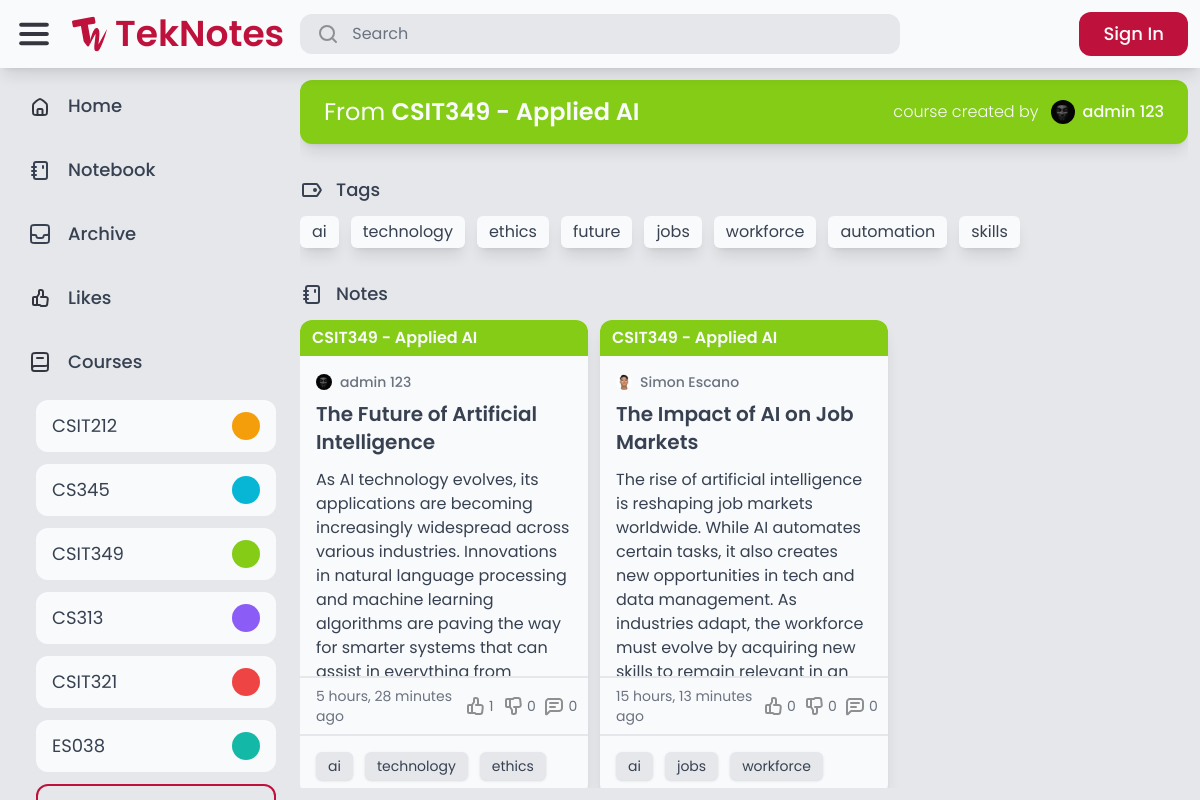
The page /search/course_3/ on the database its author committed.
### course/models.py (models this page shows)
class Course(models.Model):
    COLORS = [
        ('red-500', 'Red'),
        ('orange-500', 'Orange'),
        ('amber-500', 'Amber'),
        ('lime-500', 'Lime'),
        ('green-500', 'Green'),
        ('emerald-500', 'Emerald'),
        ('teal-500', 'Teal'),
        ('cyan-500', 'Cyan'),
        ('blue-500', 'Blue'),
        ('indigo-500', 'Indigo'),
        ('violet-500', 'Violet'),
        ('purple-500', 'Purple'),
        ('fuchsia-500', 'Fuschia'),
        ('pink-500', 'Pink'),
    ]
    code = models.CharField(max_length=20)
    description = models.CharField(max_length=255)
    color = models.CharField(max_length=20, choices=COLORS, default='gray-500')
    created_by = models.ForeignKey(User, related_name='courses', on_delete=models.CASCADE)
    def __str__(self):
        return f'{self.code} - {self.description}'

### authentication/models.py (models this page shows, shortened)
class Profile(models.Model):
    user = models.OneToOneField(User, on_delete=models.CASCADE)
    bio = models.TextField(max_length=500, default='No bio yet.')
    avatar = models.ImageField(default="avatars/default.jpg", upload_to="avatars")
    location = models.CharField(max_length=30, blank=True)

### tags/models.py (models this page shows)
class Tag(models.Model):
    name = models.CharField(max_length=50, unique=True)
    def __str__(self):
        return self.name

### notes/models.py (models this page shows, shortened)
class Note(models.Model):
    title = models.CharField(max_length=255)
    content = models.TextField(max_length=255, blank=True)
    course = models.ForeignKey(Course, null=True, blank=True, on_delete=models.SET_NULL)
    created_by = models.ForeignKey(User, related_name='notes', on_delete=models.CASCADE)
    created_at = models.DateTimeField(auto_now_add=True)
    modified_at = models.DateTimeField(auto_now=True)
    tags = models.ManyToManyField(Tag, related_name='notes', blank=True)
    is_archived = models.BooleanField(default=False)
    is_private = models.BooleanField(default=False)

### advanced_search/views.py (the view)
# urls.py: path('course_<int:course_id>/', views.search_by_course, name="search_by_course"),
def search_by_course(request, course_id):
    course = Course.objects.get(id=course_id)
    notes = Note.objects.filter(course=course)
    tags = Tag.objects.filter(notes__in=notes).distinct()
    return render(request, 'advanced_search/search_results.html', {
        'notes': notes,
        'tags': tags,
        'title': course.code,
        'course': course,
    })

### core/context_processors.py (called while the page is built)
def courses_list(request):
    return {
        'your_courses': Course.objects.all().distinct()
    }

### advanced_search/templates/advanced_search/search_results.html (shortened to what this page needs)
{% extends 'core/base.html' %}
{% load static %}
{% block content %}
    <div class="flex flex-col w-full h-full gap-8 overflow-hidden overflow-y-auto">
        {% if course %}
            {% include 'course/course_button.html' with course=course unclickable=True %}
        {% endif %}
        {% if tags %}
            {% if not users and notes %}
                <div class="flex flex-col gap-3">
                    <div class="nav-elem flex rounded-xl gap-3">
                        <img src="{% static 'teknotes/images/Tag.svg' %}" alt="Tag">
                        <p class="nav-text text-lg text-gray-700 font-medium">Tags</p>
                    </div>
                    {% include 'tags/course_and_tags.html' with wrap=True %}
                </div>
            {% endif %}
        {% endif %}
        {% if notes %}
            <div class="flex flex-col gap-3">
                <div class="nav-elem flex rounded-xl gap-3">
                    <img src="{% static 'teknotes/images/notebook.svg' %}" alt="Note">
                    <p class="nav-text text-lg text-gray-700 font-medium">Notes</p>
                </div>
                {% include 'notes/notes.html' with no_scroll=True %}
            </div>
        {% else %}
            {% if course %}
                {% include 'core/no_results.html' with message="No notes under" query=course.code %}
            {% endif %}
        {% endif %}
    </div>
{% endblock %}

### core/templates/core/base.html (shortened to what this page needs)
{% extends 'core/core.html' %}
{% load static %}
{% block body %}
    <div class="flex flex-col h-full overflow-hidden">
        <header class="flex items-center w-full p-3 gap-3 shadow-lg z-10 bg-gray-50">
            <div class="flex flex-1 items-center gap-4">
                <img class="cursor-pointer" id="menu-icon" src="{% static 'teknotes/images/Menu.svg' %}" alt="Menu">
                <a href="/" class="flex items-center gap-2">
                    <img src="{% static 'teknotes/images/TekNotes-Logo.svg' %}" alt="Logo">
                    <p id="logo-text" class="font-semibold text-rose-700 text-4xl">TekNotes</p>
                </a>
                <form action="{% url 'advanced_search:search' %}" method="get" class="flex flex-1 max-w-[600px] px-4 py-2 rounded-xl bg-gray-200 transition-all hover:bg-gray-300 gap-3 cursor-text min-w-[0px]" onclick="this.querySelector('input[name=\'query\']').focus();">
                    <img src="{% static 'teknotes/images/Search.svg' %}" alt="Search">
                    <input name="query" class="placeholder-gray-500 w-full text-gray-700 bg-transparent border-none focus:outline-none min-w-[0px]" type="text" value="{{ query }}" placeholder="Search">
                </form>
            </div>
            <div class="flex items-center gap-4 h-full">
                {% if request.user.is_authenticated %}
                    <a href="{% url 'notes:tek_a_note' %}" class="flex bg-rose-700 rounded-xl gap-4 px-4 py-2 transition-all hover:shadow-lg">
                        <img src="{% static 'teknotes/images/Edit.svg' %}" alt="Edit">
                        <p class="new-note-text text-gray-50 font-medium text-lg">Tek a Note</p>
                    </a>
                    <div class="flex h-full">
                        <a href="{% url 'auth:logout' %}" class="transition-all flex gap-4 px-4 py-2 rounded-l-xl bg-gray-200 hover:shadow-lg">
                            <p class="text-gray-700 text-lg">Log out</p>
                        </a>
                        <a href="{% url 'auth:profile' request.user.id %}" class="transition-all flex h-full aspect-square rounded-r-xl bg-[url('{{ request.user.profile.avatar.url }}')] bg-cover border-2 border-gray-200 hover:shadow-lg"></a>
                    </div>
                {% else %}
                    <a href="{% url 'auth:login' %}" class="flex bg-rose-700 rounded-xl gap-4 px-6 py-2 transition-all hover:shadow-lg">
                        <p class="text-gray-50 font-medium text-lg">Sign In</p>
                    </a>
                {% endif %}
            </div>
        </header>
        <main class="flex bg-gray-200 h-full overflow-hidden">
            <nav class="flex flex-col w-full max-w-72 h-full p-3 gap-3 overflow-y-auto">
                <a href="/" class="nav-elem flex rounded-xl px-4 py-3 gap-4 {% if request.path == '/' %} active-nav bg-gray-50 px-6 py-3 shadow-lg border-l-8 border-rose-700 {% endif %}">
                    <img src="{% static 'teknotes/images/Home.svg' %}" alt="Home">
                    <p class="nav-text text-lg text-gray-700 font-medium">Home</p>
                </a>
                <a href="/notebook/" class="nav-elem flex rounded-xl px-4 py-3 gap-4 {% if request.path == '/notebook/' %} active-nav bg-gray-50 px-6 py-3 shadow-lg border-l-8 border-rose-700 {% endif %}">
                    <img src="{% static 'teknotes/images/notebook.svg' %}" alt="Notebook">
                    <p class="nav-text text-lg text-gray-700 font-medium">Notebook</p>
                </a>
                <a href="/archive/" class="nav-elem flex rounded-xl px-4 py-3 gap-4 {% if request.path == '/archive/' %} active-nav bg-gray-50 px-6 py-3 shadow-lg border-l-8 border-rose-700 {% endif %}">
                    <img src="{% static 'teknotes/images/Archive.svg' %}" alt="Archive">
                    <p class="nav-text text-lg text-gray-700 font-medium">Archive</p>
                </a>
                <a href="/likes/" class="nav-elem flex rounded-xl px-4 py-3 gap-4 {% if request.path == '/likes/' %} active-nav bg-gray-50 px-6 py-3 shadow-lg border-l-8 border-rose-700 {% endif %}">
                    <img src="{% static 'teknotes/images/Likes.svg' %}" alt="Likes">
                    <p class="nav-text text-lg text-gray-700 font-medium">Likes</p>
                </a>
                <div class="nav-elem flex rounded-xl px-4 py-3 gap-4">
                    <img src="{% static 'teknotes/images/Course.svg' %}" alt="Courses">
                    <p class="nav-text text-lg text-gray-700 font-medium">Courses</p>
                </div>
                <div id="courses" class="flex flex-col pl-6 gap-3">
                    {% for course in your_courses %}
                        <a href="{% url 'advanced_search:search_by_course' course.id %}" class="group transition-all course-elem nav-elem flex rounded-xl px-4 py-3 justify-between bg-gray-50 hover:bg-{{ course.color }}">
                            <p class="course-text text-lg text-gray-700 group-hover:text-gray-50">{{ course.code }}</p>
                            <div class="rounded-full bg-{{ course.color }} group-hover:bg-gray-50 h-full min-h-7 aspect-square course-color"></div>
                        </a>
                    {% endfor %}
                    <a id="add-course" href="{% url 'course:add_a_course' %}" class="transition-all course-elem nav-elem flex rounded-xl px-4 py-3 justify-between border-2 border-rose-700 hover:bg-rose-700 text-rose-700 hover:text-gray-50 hover:font-regular">
                    </a>
                </div>
            </nav>
            <div class="flex flex-col flex-1 h-full p-3 gap-3 overflow-hidden">
                {% block content %}
                {% endblock %}
            </div>
        </main>
    </div>
{% endblock %}

### course/templates/course/course_button.html (shortened to what this page needs)
{% if unclickable %}
    <div class="flex flex-wrap bg-{{ course.color }} rounded-xl px-6 py-4 gap-2 shadow-lg items-center justify-between">
        <p class="text-gray-50 text-2xl">From <span class="font-semibold">{{ course }}</span></p>
        <div class="flex gap-3 text-gray-50 font-light">course created by
            <a href="{% url 'auth:profile' course.created_by.id %}" class="flex gap-2">
                <img src="{{ course.created_by.profile.avatar.url }}" alt="Profile Image" class="h-6 w-6 aspect-square rounded-full">
                <p class="font-medium">{{ course.created_by.first_name }} {{ course.created_by.last_name }}</p>
            </a>
        </div>
    </div>
{% endif %}

### tags/templates/tags/course_and_tags.html (shortened to what this page needs)
<div class="flex {% if wrap %} flex-wrap {% else %} overflow-x-auto {% endif %} gap-3 ">
    {% for tag in tags %}
        <a href="/search/?query={{ tag.name }}" class="px-3 py-1 bg-gray-50 text-gray-700 rounded-md shadow-lg whitespace-nowrap">{{ tag.name }}</a>
    {% endfor %}
</div>

### notes/templates/notes/notes.html (shortened to what this page needs)
<div class="flex flex-1 {% if not no_scroll %} overflow-hidden overflow-y-auto {% endif %}">
    <div id="notes" class="flex flex-1 gap-3" style="display: none;">
        {% for note in notes %}
            <div class="note" data-note-id="{{ note.id }}">
                {% include 'notes/note.html' %}
            </div>
        {% endfor %}
    </div>
    <div id="notes-container" class="flex flex-1 gap-3"></div>
</div>

### notes/templates/notes/note.html (shortened to what this page needs)
{% load static %}
{% load custom_filters %}
<div class="rounded-xl hover:bg-gray-100 transition-all {% if note.is_private %} border-2 border-dashed border-gray-500 {% else %} bg-gray-50 shadow-lg hover:shadow-xl {% endif %}">
    <a href="{% url 'notes:note_detail' note.id %}" class="flex flex-col {% if note.is_archived %} opacity-70 {% endif %}">
        {% if note.course %}
            <div class="flex {% if note.is_private %} border-b-2 border-dashed border-gray-500 {% else %} bg-{{ note.course.color }} {% endif %} px-3 py-1.5 rounded-t-xl">
                <p class="{% if note.is_private %} text-{{ note.course.color }} {% else %} text-gray-50 {% endif %} font-semibold">{{ note.course }}</p>
            </div>
        {% endif %}
        <div class="flex flex-col p-4 gap-3 max-h-80 overflow-hidden">
            <div class="flex flex-col gap-2">
                <div class="flex gap-2 items-center">
                    <img src="{{ note.created_by.profile.avatar.url }}" alt="Profile Image" class="h-4 w-4 aspect-square rounded-full">
                    <p class="text-gray-500 font-medium text-sm">{{ note.created_by.first_name }} {{ note.created_by.last_name }}</p>
                </div>
                <h1 class="text-xl text-gray-700 font-semibold">{{ note.title }}</h1>
            </div>
            <div class="">
                <p class="text-gray-700">
                    {{ note.content }}
                </p>
            </div>
        </div>
        <div class="flex justify-between px-4 py-2 border-t-2 {% if note.is_private %} border-gray-500 border-dashed {% else %} border-gray-200 {% endif %}">
            <p class="text-gray-500 text-sm">{{ note.modified_at|timesince }} ago</p>
            <div class="flex gap-3">
                <div class="flex gap-0.5 items-center">
                    <img src="{% if request.user.is_authenticated and note|is_liked:request.user %}{% static 'teknotes/images/thumbed_up.svg' %}{% else %}{% static 'teknotes/images/thumb_up.svg' %}{% endif %}" alt="thumb_up">
                    <p class="text-sm {% if request.user.is_authenticated and note|is_liked:request.user %}text-yellow-500 font-medium{% else %}text-gray-500{% endif %}">{{ note.likes.count }}</p>
                </div>
                <div class="flex gap-0.5 items-center">
                    <img src="{% if request.user.is_authenticated and note|is_disliked:request.user %}{% static 'teknotes/images/thumbed_down.svg' %}{% else %}{% static 'teknotes/images/thumb_down.svg' %}{% endif %}" alt="thumb_down">
                    <p class="text-sm {% if request.user.is_authenticated and note|is_disliked:request.user %}text-yellow-500 font-medium{% else %}text-gray-500{% endif %}">{{ note.dislikes.count }}</p>
                </div>
                <div class="flex gap-0.5 items-center">
                    <img src="{% static 'teknotes/images/comment.svg' %}" alt="comment">
                    <p class="text-sm text-gray-500">{{ note.comments.count }}</p>
                </div>
            </div>
        </div>
        {% if note.tags.count > 0 %}
            <div class="flex flex-wrap p-4 gap-3 border-t-2 {% if note.is_private %} border-gray-500 border-dashed {% else %} border-gray-200 {% endif %}">
                {% for tag in note.tags.all|slice:":3" %}
                    <p class="text-sm text-gray-700 shadow px-3 py-1 rounded-md inline-block {% if note.is_private %} bg-gray-50 {% else %} bg-gray-200 {% endif %}">{{ tag }}</p>
                {% endfor %}
            </div>
        {% endif %}
    </a>
</div>

### rows shown on the page
Course: code "CSIT212"
Course: code "CS345"
Course: code "CSIT349", code+description "CSIT349 - Applied AI", created_by.profile.avatar (picture), created_by.first_name "admin", created_by.last_name "123"
Course: code "CS313"
Course: code "CSIT321"
Course: code "ES038"
Tag: name "ai"
Tag: name "technology"
Tag: name "ethics"
Tag: name "future"
Tag: name "jobs"
Tag: name "workforce"
Tag: name "automation"
Tag: name "skills"
Note: course "CSIT349 - Applied AI", created_by.profile.avatar (picture), created_by.first_name "admin", created_by.last_name "123", title "The Future of Artificial Intelligence", content "As AI technology evolves, its applications are becoming increasingly widespread across various industries. Innovations in natural language processing and machine learning algorithms are paving the way for smarter systems that can…", modified_at "5 hours, 28 minutes", likes.count "1", dislikes.count "0", comments.count "0"
Note: course "CSIT349 - Applied AI", created_by.profile.avatar (picture), created_by.first_name "Simon", created_by.last_name "Escano", title "The Impact of AI on Job Markets", content "The rise of artificial intelligence is reshaping job markets worldwide. While AI automates certain tasks, it also creates new opportunities in tech and data management. As industries adapt, the workforce must evolve by acquiring new…", modified_at "15 hours, 13 minutes", likes.count "0", dislikes.count "0", comments.count "0"
